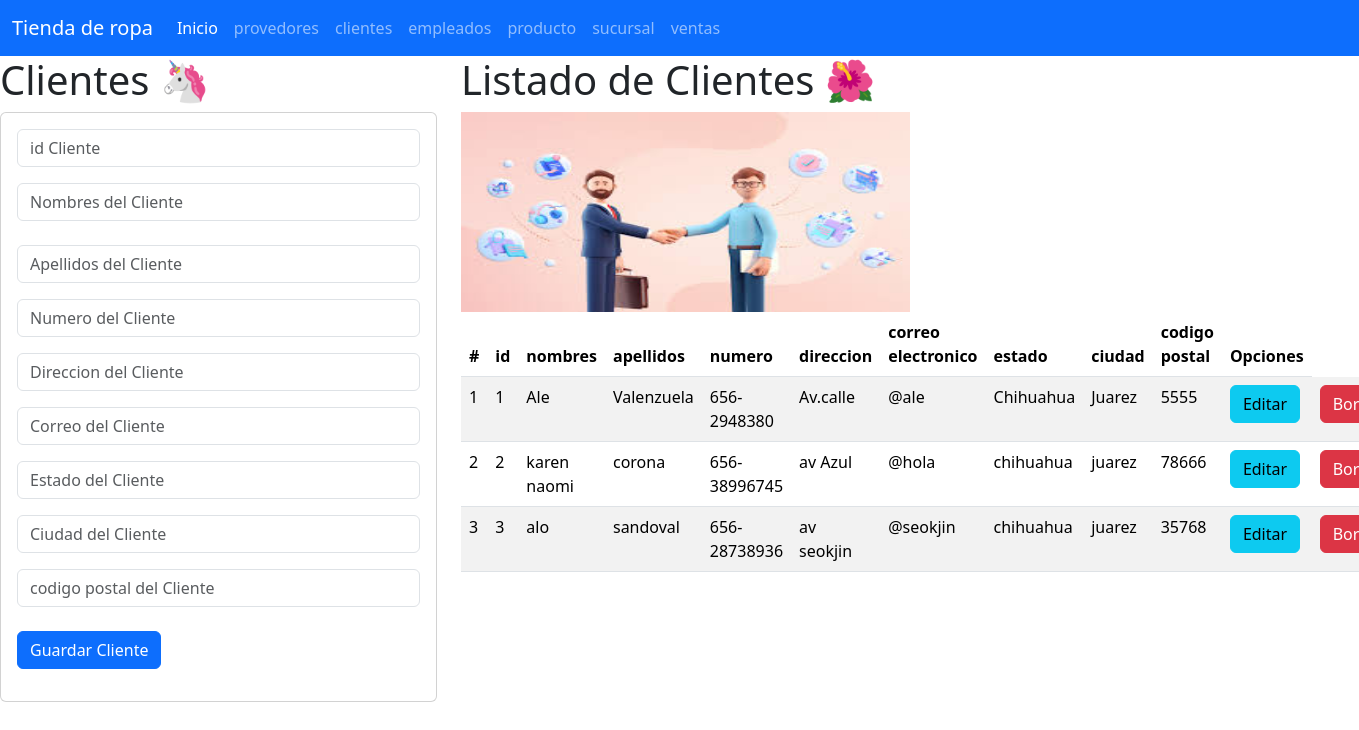
Screenshot of /clientes with the database file from the repository.
### clientes_app/models.py (models this page shows, shortened)
class Clientes(models.Model):
    id=models.PositiveSmallIntegerField(primary_key=True)
    nombres=models.CharField(max_length=50)
    apellidos=models.CharField(max_length=15)
    numero=models.CharField(max_length=50)
    direccion=models.CharField(max_length=25)
    correo=models.CharField(max_length=100)
    estado=models.CharField(max_length=50)
    ciudad=models.CharField(max_length=50)
    codigop=models.CharField(max_length=50)

### clientes_app/views.py (the view)
# urls.py: path("clientes", views.inicio_vistaClientes,name="clientes"),
def inicio_vistaClientes(request):
    losclientes=Clientes.objects.all()
    return render(request,"gestionarclientes.html",{"misclientes":losclientes})

### clientes_app/templates/gestionarclientes.html
{% extends "base.html" %}
{% block cuerpo %}
{% load static %}
    <div class="row">
    <div class="col-sm-12 col-md-4 col-lg-4 cold-xl-4">
        <h1> Clientes 🦄</h1>
        <div class="card">
            <div class="card-body">
                <form action="registrarclientes/" method="POST"> {% csrf_token %}
                    <div class="form-group">
                        <input type="text" id="txtid" name="txtid" class="form-control" placeholder="id Cliente" minlength="1" maxlength="6" required>
                    </div>
                    <div class="form-group py-3">
                        <input type="text" id="txtnombres" name="txtnombres" class="form-control" placeholder="Nombres del Cliente"  maxlength="50" required>
                    </div>
                    <div class="form-group py-2">
                        <input type="text" id="txtapellidos" name="txtapellidos" class="form-control" placeholder="Apellidos del Cliente"  maxlength="15" required>
                    </div>
                    <div class="form-group py-2">
                        <input type="text" id="txtnumero" name="txtnumero" class="form-control" placeholder="Numero del Cliente"  maxlength="50" required>
                    </div>
                    <div class="form-group py-2">
                        <input type="text" id="skzdireccion" name="skzdireccion" class="form-control" placeholder="Direccion del Cliente"  maxlength="25" required>
                    </div>
                    <div class="form-group py-2">
                        <input type="text" id="skzcorreo" name="skzcorreo" class="form-control" placeholder="Correo del Cliente"  maxlength="100" required>
                    </div>
                    <div class="form-group py-2">
                        <input type="text" id="skzestado" name="skzestado" class="form-control" placeholder="Estado del Cliente"  maxlength="50" required>
                    </div>
                    <div class="form-group py-2">
                        <input type="text" id="skzciudad" name="skzciudad" class="form-control" placeholder="Ciudad del Cliente"  maxlength="50" required>
                    </div>
                    <div class="form-group py-2">
                        <input type="number" id="skzcodigop" name="skzcodigop" class="form-control" placeholder="codigo postal del Cliente"  maxlength="50" required>
                    </div>
                    <div class="form-group py-2">
                        <div class="form-group py-2">
                            <button type="submit" class="btn btn-primary">Guardar Cliente</button>
                    </div>
                    </div>
                </form>
                </div>
            </div>
    </div>
    <div class="col-sm-12 col-md-8 col-lg-8 col-xl-8">
    <h1> Listado de Clientes 🌺</h1>
    <img class="w-50" src="{% static 'img/clientes.png' %}" alt="miriam" width="100" height="200">
    <table class="table table-striped">
        <thead>
            <tr>
                <th scope="col">#</th>
                <th scope="col">id</th>
                <th scope="col">nombres</th>
                <th scope="col">apellidos</th>
                <th scope="col">numero</th>
                <th scope="col">direccion</th>
                <th scope="col">correo electronico</th>
                <th scope="col">estado</th>
                <th scope="col">ciudad</th>
                <th scope="col">codigo postal</th>
                <th> Opciones</th>
            </tr>
            </thead>
            <tbody>
            {% for c in misclientes %}
            <tr>
                <td>
                    {{forloop.counter}}
                    <td> {{c.id}} </td>
                    <td> {{c.nombres}} </td>
                    <td> {{c.apellidos}} </td>
                    <td> {{c.numero}} </td>
                    <td> {{c.direccion}} </td>
                    <td> {{c.correo}} </td>
                    <td> {{c.estado}} </td>
                    <td> {{c.ciudad}} </td>
                    <td> {{c.codigop}} </td>
                    <td> <a href="seleccionarclientes/{{c.id}}" class="btn btn-info">Editar</a></td>
                    <td> <a href="borrarclientes/{{c.id}}" class="btn btn-danger">Borrar</a></td>
                </td>
            </tr>
            {% endfor %}
            </tbody>
        </table>
    </div>
</div>
{% endblock  %}

### rows the page displays
Clientes: id "1", nombres "Ale", apellidos "Valenzuela", numero "656-2948380", direccion "Av.calle", correo "@ale", estado "Chihuahua", ciudad "Juarez", codigop "5555"
Clientes: id "2", nombres "karen naomi", apellidos "corona", numero "656-38996745", direccion "av Azul", correo "@hola", estado "chihuahua", ciudad "juarez", codigop "78666"
Clientes: id "3", nombres "alo", apellidos "sandoval", numero "656-28738936", direccion "av seokjin", correo "@seokjin", estado "chihuahua", ciudad "juarez", codigop "35768"
